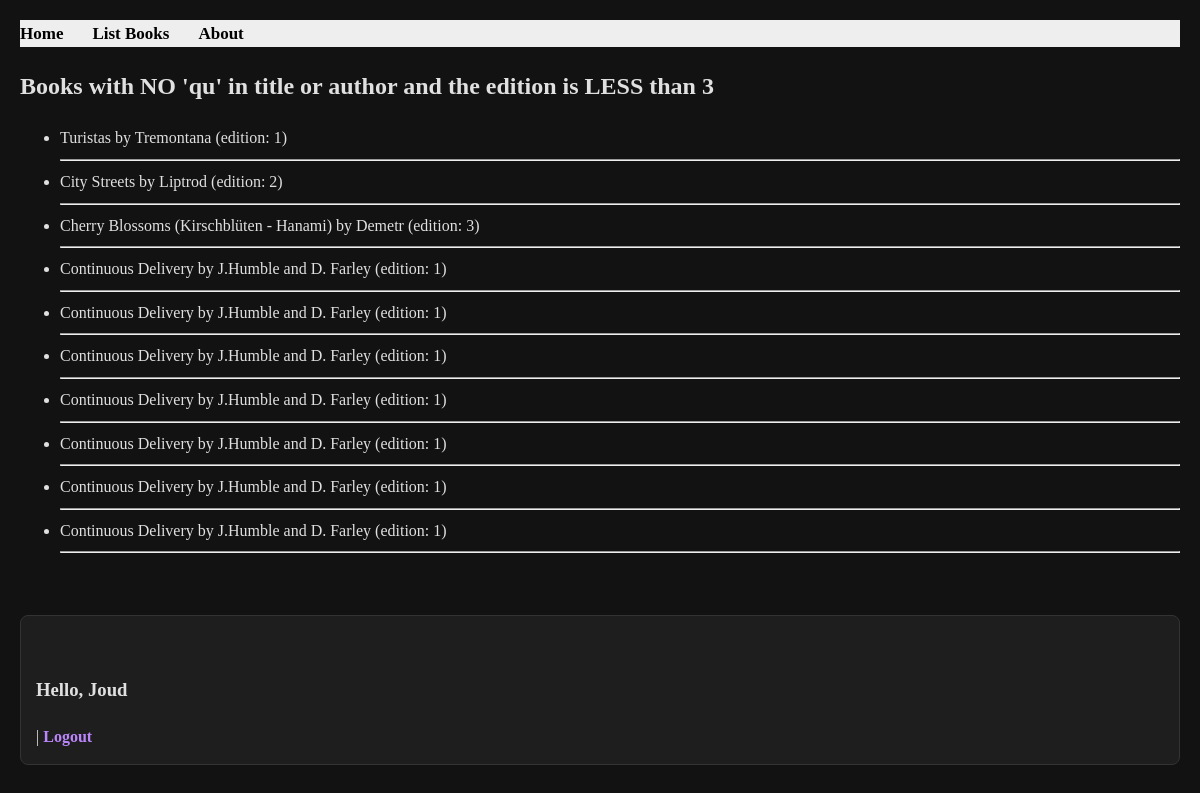
Page /books/lab8/task3/ (signed in) on the committed database.
### apps/bookmodule/models.py (models this page shows)
class Book(models.Model):
    title = models.CharField(max_length = 50)
    author = models.CharField(max_length = 50)
    price = models.FloatField(default = 0.0)
    edition = models.SmallIntegerField(default = 1)

### apps/bookmodule/views.py (the view)
# urls.py: path('lab8/task3/', views.l8Task3, name='books.l8Task3'),
def l8Task3(request):
    query = ~Q(edition__gt=3) & (~Q(title__icontains='qu') | ~Q(author__icontains='qu'))
    myBooks = Book.objects.filter(query)
    return render(request, 'bookmodule/l8Task3.html', {'books': myBooks})

### apps/templates/bookmodule/l8Task3.html (shortened to what this page needs)
{% extends "layouts/base.html" %}
{% block content %}
    <h2>Books with NO 'qu' in title or author and the edition is LESS than 3</h2>
    <ul>
    {% for book in books %}
        <li>{{ book.title }} by {{ book.author }} (edition: {{ book.edition}})</li>
        <hr>
    {% empty %}
        <li>No books found matching your criteria.</li>
    {% endfor %}
    </ul>
    <br>
{% endblock %}

### apps/templates/layouts/base.html (shortened to what this page needs)
<!DOCTYPE html>
<html>
{% load static %}
<head>
  <link rel="stylesheet" href="https://cdnjs.cloudflare.com/ajax/libs/font-awesome/4.7.0/css/font-awesome.min.css">
  <link rel="stylesheet" href="{% static 'styles.css' %}">
</head>
<body>
    {% include "includes/header.html" %}
    {% block content %} {% endblock content %}
<nav>
    <br>
    {% if user.is_authenticated %}
        <h3>Hello, {{ user.username }}</h3> |
        <a href="{% url 'logout' %}">Logout</a>
    {% else %}
        <a href="{% url 'login' %}">Login</a> |
        <a href="{% url 'register' %}">Register</a>
    {% endif %}
    <br>
</nav>
</body>
</html>

### apps/templates/layouts/base.html (style rules this page uses)
:root { --bg-color: #121212; --text-color: #e0e0e0; --nav-bg: #1e1e1e; --link-color: #bb86fc; --border-color: #333333; }
body { background-color: var(--bg-color); color: var(--text-color); margin: 0; padding: 20px; line-height: 1.6; }
nav { background-color: var(--nav-bg); padding: 15px; border-radius: 8px; border: 1px solid var(--border-color); margin-top: 20px; }
a { color: var(--link-color); text-decoration: none; font-weight: bold; }

### rows in the picture
Book: title "Turistas", author "Tremontana", edition "1"
Book: title "City Streets", author "Liptrod", edition "2"
Book: title "Cherry Blossoms (Kirschblüten - Hanami)", author "Demetr", edition "3"
Book: title "Continuous Delivery", author "J.Humble and D. Farley", edition "1"
Book: title "Continuous Delivery", author "J.Humble and D. Farley", edition "1"
Book: title "Continuous Delivery", author "J.Humble and D. Farley", edition "1"
Book: title "Continuous Delivery", author "J.Humble and D. Farley", edition "1"
Book: title "Continuous Delivery", author "J.Humble and D. Farley", edition "1"
Book: title "Continuous Delivery", author "J.Humble and D. Farley", edition "1"
Book: title "Continuous Delivery", author "J.Humble and D. Farley", edition "1"

### other values in the picture
{{ user.username }} "Joud"
